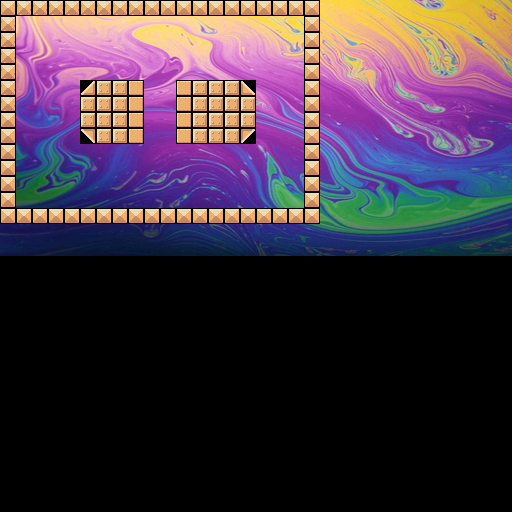

The image is a tile-based game level rendered from a .tmx file. Its description and complete source (layers, tilesets, objects, tile grids) follow:
An orthogonal 32x32 tile map with 16x16 px tiles, 1 tile layer (Blocks), 1 image layer and 8 objects.

<map version="1.8" tiledversion="1.8.6" orientation="orthogonal" renderorder="right-down" width="32" height="32" tilewidth="16" tileheight="16" infinite="0" nextlayerid="4" nextobjectid="1">
 <tileset firstgid="1" name="sand" tilewidth="16" tileheight="16" tilecount="256" columns="16">
  <properties>
   <property name="palette_bank" type="int" value="0" />
   <property name="pnd_size" type="int" value="1" />
  </properties>
  <image source="sand.bmp" trans="000000" width="256" height="256" />
  <tile id="0">
   <objectgroup draworder="index" id="2">
    <object id="1" x="1" y="1" width="14" height="14" />
   </objectgroup>
  </tile>
  <tile id="1">
   <objectgroup draworder="index" id="2">
    <object id="1" x="1" y="1" width="14" height="14" />
   </objectgroup>
  </tile>
  <tile id="2">
   <objectgroup draworder="index" id="2">
    <object id="1" x="1" y="1" width="14" height="14" />
   </objectgroup>
  </tile>
  <tile id="3">
   <objectgroup draworder="index" id="2">
    <object id="1" x="1" y="1" width="14" height="14" />
   </objectgroup>
  </tile>
  <tile id="4">
   <objectgroup draworder="index" id="2">
    <object id="1" x="1" y="1" width="14" height="14" />
   </objectgroup>
  </tile>
  <tile id="9">
   <objectgroup draworder="index" id="2">
    <object id="2" x="1" y="1" width="14" height="14" />
   </objectgroup>
  </tile>
  <tile id="19">
   <objectgroup draworder="index" id="2">
    <object id="1" x="1" y="1" width="14" height="14" />
   </objectgroup>
  </tile>
  <tile id="24">
   <objectgroup draworder="index" id="2">
    <object id="1" x="1" y="1" width="14" height="14" />
   </objectgroup>
  </tile>
 </tileset>
 <imagelayer id="1" name="Background">
  <image source="background.bmp" width="512" height="256" />
  <properties>
   <property name="pnd_size" type="int" value="1" />
  </properties>
 </imagelayer>
 <layer id="2" name="Blocks" width="32" height="32">
  <data encoding="csv">
1,4,4,4,4,4,4,4,4,4,1,1,1,1,1,1,1,1,1,1,0,0,0,0,0,0,0,0,0,0,0,0,
4,0,0,0,0,0,0,0,0,0,0,0,0,0,0,0,0,0,0,1,0,0,0,0,0,0,0,0,0,0,0,0,
4,0,0,0,0,0,0,0,0,0,0,0,0,0,0,0,0,0,0,1,0,0,0,0,0,0,0,0,0,0,0,0,
4,0,0,0,0,0,0,0,0,0,0,0,0,0,0,0,0,0,0,1,0,0,0,0,0,0,0,0,0,0,0,0,
4,0,0,0,0,0,0,0,0,0,0,0,0,0,0,0,0,0,0,1,0,0,0,0,0,0,0,0,0,0,0,0,
4,0,0,0,0,2147483658,5,5,3,0,0,3,5,5,5,10,0,0,0,1,0,0,0,0,0,0,0,0,0,0,0,0,
4,0,0,0,0,5,5,5,3,0,0,3,5,5,5,5,0,0,0,1,0,0,0,0,0,0,0,0,0,0,0,0,
1,0,0,0,0,5,5,5,3,0,0,3,5,5,5,5,0,0,0,1,0,0,0,0,0,0,0,0,0,0,0,0,
1,0,0,0,0,3221225482,5,5,3,0,0,3,5,5,5,1073741834,0,0,0,1,0,0,0,0,0,0,0,0,0,0,0,0,
1,0,0,0,0,0,0,0,0,0,0,0,0,0,0,0,0,0,0,1,0,0,0,0,0,0,0,0,0,0,0,0,
1,0,0,0,0,0,0,0,0,0,0,0,0,0,0,0,0,0,0,1,0,0,0,0,0,0,0,0,0,0,0,0,
1,0,0,0,0,0,0,0,0,0,0,0,0,0,0,0,0,0,0,1,0,0,0,0,0,0,0,0,0,0,0,0,
1,0,0,0,0,0,0,0,0,0,0,0,0,0,0,0,0,0,0,1,0,0,0,0,0,0,0,0,0,0,0,0,
1,1,1,1,1,1,1,1,1,1,1,1,1,1,1,1,1,1,1,1,0,0,0,0,0,0,0,0,0,0,0,0,
0,0,0,0,0,0,0,0,0,0,0,0,0,0,0,0,0,0,0,0,0,0,0,0,0,0,0,0,0,0,0,0,
0,0,0,0,0,0,0,0,0,0,0,0,0,0,0,0,0,0,0,0,0,0,0,0,0,0,0,0,0,0,0,0,
0,0,0,0,0,0,0,0,0,0,0,0,0,0,0,0,0,0,0,0,0,0,0,0,0,0,0,0,0,0,0,0,
0,0,0,0,0,0,0,0,0,0,0,0,0,0,0,0,0,0,0,0,0,0,0,0,0,0,0,0,0,0,0,0,
0,0,0,0,0,0,0,0,0,0,0,0,0,0,0,0,0,0,0,0,0,0,0,0,0,0,0,0,0,0,0,0,
0,0,0,0,0,0,0,0,0,0,0,0,0,0,0,0,0,0,0,0,0,0,0,0,0,0,0,0,0,0,0,0,
0,0,0,0,0,0,0,0,0,0,0,0,0,0,0,0,0,0,0,0,0,0,0,0,0,0,0,0,0,0,0,0,
0,0,0,0,0,0,0,0,0,0,0,0,0,0,0,0,0,0,0,0,0,0,0,0,0,0,0,0,0,0,0,0,
0,0,0,0,0,0,0,0,0,0,0,0,0,0,0,0,0,0,0,0,0,0,0,0,0,0,0,0,0,0,0,0,
0,0,0,0,0,0,0,0,0,0,0,0,0,0,0,0,0,0,0,0,0,0,0,0,0,0,0,0,0,0,0,0,
0,0,0,0,0,0,0,0,0,0,0,0,0,0,0,0,0,0,0,0,0,0,0,0,0,0,0,0,0,0,0,0,
0,0,0,0,0,0,0,0,0,0,0,0,0,0,0,0,0,0,0,0,0,0,0,0,0,0,0,0,0,0,0,0,
0,0,0,0,0,0,0,0,0,0,0,0,0,0,0,0,0,0,0,0,0,0,0,0,0,0,0,0,0,0,0,0,
0,0,0,0,0,0,0,0,0,0,0,0,0,0,0,0,0,0,0,0,0,0,0,0,0,0,0,0,0,0,0,0,
0,0,0,0,0,0,0,0,0,0,0,0,0,0,0,0,0,0,0,0,0,0,0,0,0,0,0,0,0,0,0,0,
0,0,0,0,0,0,0,0,0,0,0,0,0,0,0,0,0,0,0,0,0,0,0,0,0,0,0,0,0,0,0,0,
0,0,0,0,0,0,0,0,0,0,0,0,0,0,0,0,0,0,0,0,0,0,0,0,0,0,0,0,0,0,0,0,
0,0,0,0,0,0,0,0,0,0,0,0,0,0,0,0,0,0,0,0,0,0,0,0,0,0,0,0,0,0,0,0
</data>
 </layer>
 <objectgroup id="3" name="Collisions" />
</map>